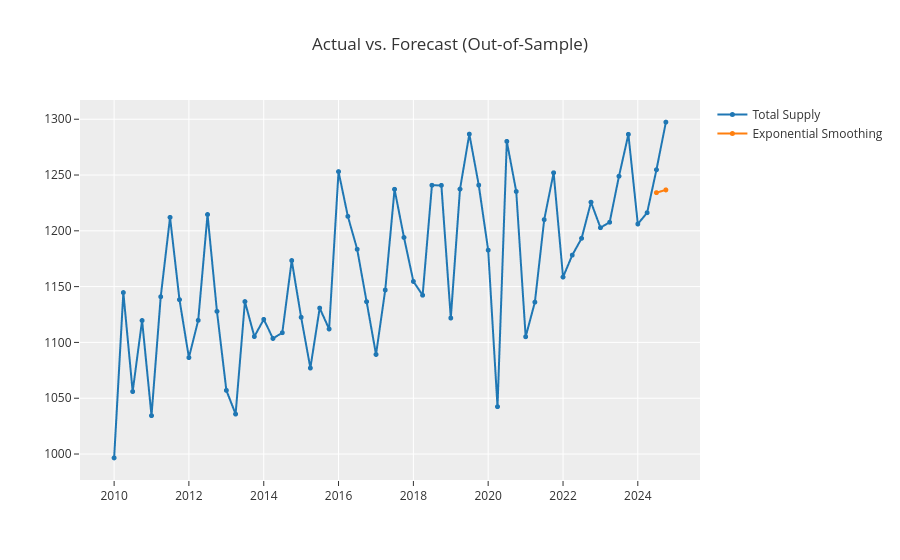

Here is the notebook cell this chart was saved with:
### Markdown cell above
#### Half year

### Code cell
model.setup(total_supply_for_pred, target='Total Supply', fh=2, session_id = 135) # fh = 2 ~ Halfyear
_best_gold_quarter = model.compare_models(n_select=10, sort='SMAPE')
model.predict_model(_best_gold_quarter[0])
model.plot_model(_best_gold_quarter[0])
